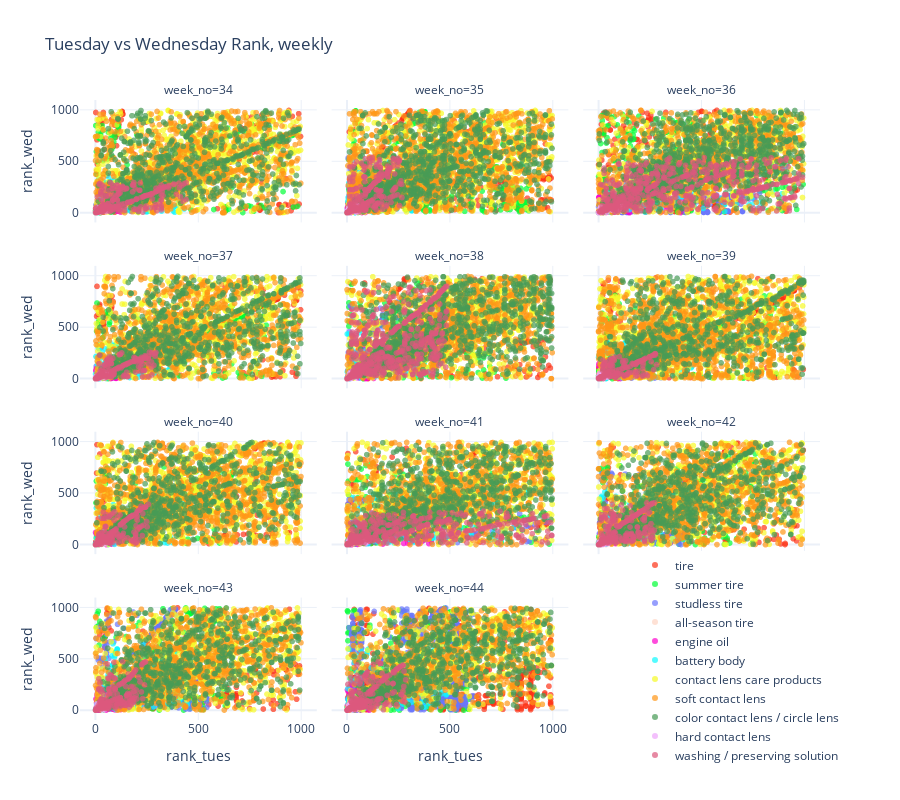

The notebook cell saved with this chart:
### Markdown cell above
#### 3. How far does one product move in ranking by the next day?

### Code cell
def plot_day_movement(df_movement):

    # filter out Tuesday and Wednesdays
    df_before = df_movement[df_movement['day_name']=='Tuesday'][['category', 'week_no', 'unique_product_code', 'rank']]
    df_after = df_movement[df_movement['day_name']=='Wednesday'][['category', 'week_no', 'unique_product_code', 'rank']]

    df_after = df_after.merge(
        df_before,
        how='inner',
        on=['category', 'week_no', 'unique_product_code'],
        suffixes = ['_wed', '_tues']
    )
    df_after['rank_tues'] = df_after['rank_tues'].astype('int')
    df_after['rank_wed'] = df_after['rank_wed'].astype('int')
    df_after['week_no'] = df_after['week_no'].astype('int')

    fig = px.scatter(
        df_after,
        x='rank_tues',
        y='rank_wed',
        title='Tuesday vs Wednesday Rank, weekly',
        color='category',
        facet_col='week_no',
        facet_col_wrap=3,
        opacity=0.7,
        height=800,
        color_discrete_sequence=px.colors.qualitative.Light24,
        template='plotly_white'
    )
    fig.update_layout(
        legend=dict(
                title=None,
                orientation='v',
                x=0.75,
                y=-0.08,
                font={'size':12}
            )
        
    )
    fig.show()
    

plot_day_movement(df_daily_samples)
